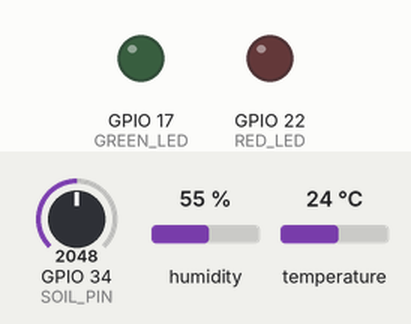
This sketch was run on a simulated ESP32. Shown: output pins drawn as LEDs (lit = HIGH). The inputs (shaded band) are chosen by the test bench; at power-on: GPIO 34 (SOIL_PIN) = 2048, humidity 55 %, temperature 24 °C. WiFi joins after 1.5 s; servers stay silent unless stated; what the sketch prints to the serial monitor is not drawn.

Above: at 3.0 s.
3.1 s: GPIO 34 (SOIL_PIN) set to 2644
6.3 s: GPIO 34 (SOIL_PIN) set to 2753
At 8.8 s:
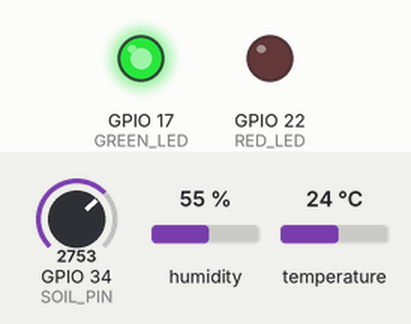
10.8 s: GPIO 34 (SOIL_PIN) set to 2047
At 11.1 s:
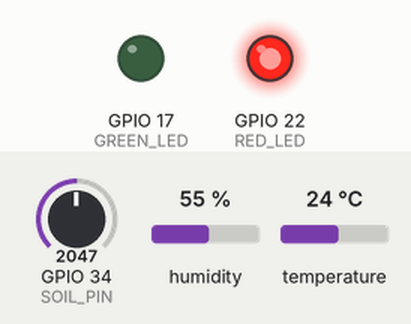
12.3 s: GPIO 34 (SOIL_PIN) set to 2866
At 14.6 s:
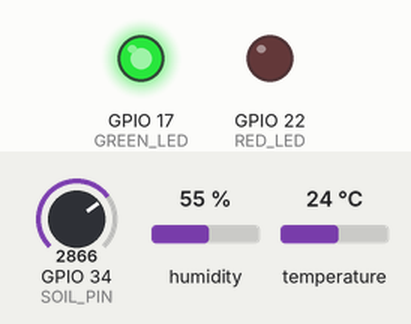
Timing chart, 0 to 16.1 s (numbered marks = the images above; inputs shaded):
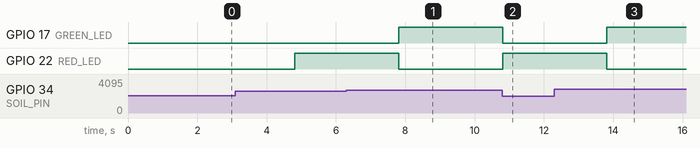

The sketch:

sketch.ino
```cpp
//Individual ENd of Semester Project
#define BLYNK_TEMPLATE_ID "TMPL2PdbpyeP5"
#define BLYNK_TEMPLATE_NAME "Smart Irrigation Uganda"
#define BLYNK_AUTH_TOKEN "1HtPGlLkvqeZmvhQ0JjHmP5-_iuCQ4SN"

#define BLYNK_PRINT Serial

#include <WiFi.h>
#include <BlynkSimpleEsp32.h>
#include <DHT.h>

// Pins
#define SOIL_PIN     34
#define DHT_PIN      15
#define GREEN_LED    17     // Irrigating (Pump ON)
#define RED_LED      22     // Soil Moist

#define DHT_TYPE     DHT22

DHT dht(DHT_PIN, DHT_TYPE);

// WiFi for Wokwi
char ssid[] = "Wokwi-GUEST";
char pass[] = "";

int moisturePercent = 0;
float temperature = 0;
float humidity = 0;
bool pumpStatus = false;

BlynkTimer timer;

void sendSensorData() {
  int soilRaw = analogRead(SOIL_PIN);
  moisturePercent = map(soilRaw, 0, 4095, 100, 0);

  humidity = dht.readHumidity();
  temperature = dht.readTemperature();

  if (isnan(humidity) || isnan(temperature)) {
    Serial.println("DHT Error!");
    return;
  }

  // Control Logic
  if (moisturePercent < 35) {
    digitalWrite(GREEN_LED, HIGH);
    digitalWrite(RED_LED, LOW);
    pumpStatus = true;
    Serial.println("🚰 Pump ON");
  } else {
    digitalWrite(GREEN_LED, LOW);
    digitalWrite(RED_LED, HIGH);
    pumpStatus = false;
    Serial.println("✅ Soil Moist");
  }

  // Send data to Blynk App
  Blynk.virtualWrite(V0, moisturePercent);     // Soil Moisture
  Blynk.virtualWrite(V1, temperature);         // Temperature
  Blynk.virtualWrite(V2, humidity);            // Humidity
  Blynk.virtualWrite(V3, pumpStatus ? 1 : 0);  // Pump Status
}

BLYNK_WRITE(V4) {
  int buttonState = param.asInt();
  if (buttonState == 1) {
    // Manual override: Force Pump ON
    digitalWrite(GREEN_LED, HIGH);
    digitalWrite(RED_LED, LOW);
    Serial.println("Manual Pump ON from App");
  }
}

void setup() {
  Serial.begin(115200);
  pinMode(GREEN_LED, OUTPUT);
  pinMode(RED_LED, OUTPUT);

  dht.begin();

  Serial.print("Connecting to ");
  Serial.println(ssid);
  Blynk.begin(BLYNK_AUTH_TOKEN, ssid, pass);

  timer.setInterval(3000L, sendSensorData);   // Send data every 3 seconds
  Serial.println("System Started!");
}

void loop() {
  Blynk.run();
  timer.run();
}
```

Measured:
- the behaviour switches between 2702 and 2703 on GPIO 34 (SOIL_PIN) (found by bisection; images 0 and 1)
- after the input at 6.3 s, GPIO 17 (GREEN_LED): LOW → HIGH after 1.5 s; GPIO 22 (RED_LED): HIGH → LOW after 1.5 s
- after the input at 10.8 s, GPIO 17 (GREEN_LED): HIGH → LOW at once; GPIO 22 (RED_LED): LOW → HIGH at once
- after the input at 12.3 s, GPIO 17 (GREEN_LED): LOW → HIGH after 1.5 s; GPIO 22 (RED_LED): HIGH → LOW after 1.5 s
